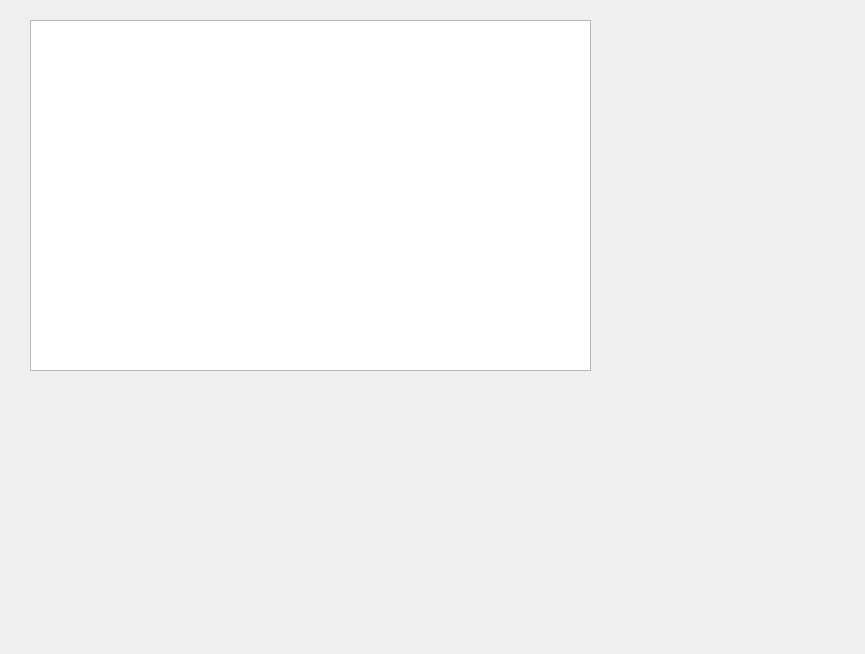
<?xml version="1.0" encoding="UTF-8"?>
<ui version="4.0">
 <class>MainWindow</class>
 <widget class="QMainWindow" name="MainWindow">
  <property name="geometry">
   <rect>
    <x>0</x>
    <y>0</y>
    <width>865</width>
    <height>654</height>
   </rect>
  </property>
  <property name="windowTitle">
   <string>Themisto DebugVisualisator</string>
  </property>
  <widget class="QWidget" name="centralWidget">
   <widget class="QTableView" name="tableView">
    <property name="geometry">
     <rect>
      <x>30</x>
      <y>20</y>
      <width>561</width>
      <height>351</height>
     </rect>
    </property>
   </widget>
  </widget>
 </widget>
 <layoutdefault spacing="6" margin="11"/>
 <resources/>
 <connections/>
</ui>
